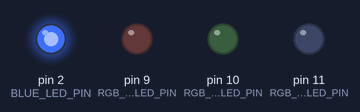
Bench run of a sketch on a simulated Arduino Uno, built with avr-gcc and run on an emulated ATmega328P. On the bench: output pins drawn as LEDs (lit = HIGH).

Above: at 0.05 s.
At 2.35 s:
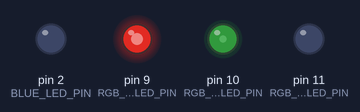
At 4.65 s:
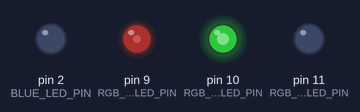
At 9.25 s:
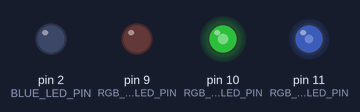
At 13.85 s:
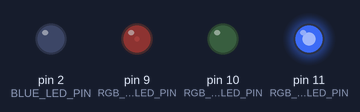
At 18.55 s:
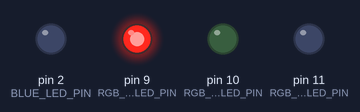
Timing chart, 0 to 24.2 s (numbered marks = the images above):
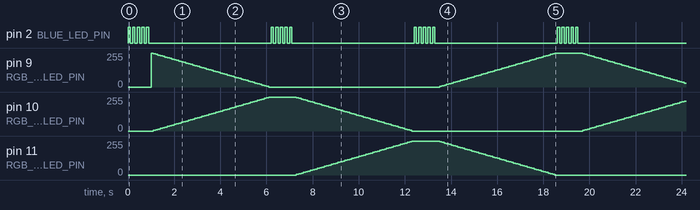

The sketch:

sketch.ino
```cpp
// Set the Digital PIN numbers
const int RGB_RED_LED_PIN = 9;
const int RGB_GREEN_LED_PIN = 10;
const int RGB_BLUE_LED_PIN = 11;
const int BLUE_LED_PIN = 2;

// Init RGB LED color intensity values
int redIntensity = 0;
int greenIntensity = 0;
int blueIntensity = 0;

// Color change time in ms
const int DISPLAY_TIME = 100;

void setup() {
  // Setup pin mode for the blue LED's pin
  pinMode(BLUE_LED_PIN,OUTPUT);
}

// Simple function used to blink the blue LED
void blinkblue(int count){
  for (int i=0; i<count; i++){
    digitalWrite(BLUE_LED_PIN, HIGH);
    delay(DISPLAY_TIME);
    digitalWrite(BLUE_LED_PIN, LOW);
    delay(DISPLAY_TIME);
  }
}

// Main loop function
void loop() {

  blinkblue(5);

  // Cycle color from red through to green
  // (In this loop we move from 100% red, 0% green to 0% red, 100% green)
  for (greenIntensity = 0; greenIntensity <= 255; greenIntensity+=5) {
        redIntensity = 255-greenIntensity;
        analogWrite(RGB_GREEN_LED_PIN, greenIntensity);
        analogWrite(RGB_RED_LED_PIN, redIntensity);
        delay(DISPLAY_TIME);
  }

  blinkblue(5);

  // Cycle color from green through to blue
  // (In this loop we move from 100% green, 0% blue to 0% green, 100% blue)
  for (blueIntensity = 0; blueIntensity <= 255; blueIntensity+=5) {
        greenIntensity = 255-blueIntensity;
        analogWrite(RGB_BLUE_LED_PIN, blueIntensity);
        analogWrite(RGB_GREEN_LED_PIN, greenIntensity);
        delay(DISPLAY_TIME);
  }

  blinkblue(5);

  // Cycle cycle from blue through to red
  // (In this loop we move from 100% blue, 0% red to 0% blue, 100% red)
  for (redIntensity = 0; redIntensity <= 255; redIntensity+=5) {
        blueIntensity = 255-redIntensity;
        analogWrite(RGB_RED_LED_PIN, redIntensity);
        analogWrite(RGB_BLUE_LED_PIN, blueIntensity);
        delay(DISPLAY_TIME);
  }

}
```

Measured:
- by itself, pin 2 (BLUE_LED_PIN): repeats every 6.2 s: 4 × (LOW 0.10 s, HIGH 0.10 s), LOW 5.3 s, HIGH 0.10 s
